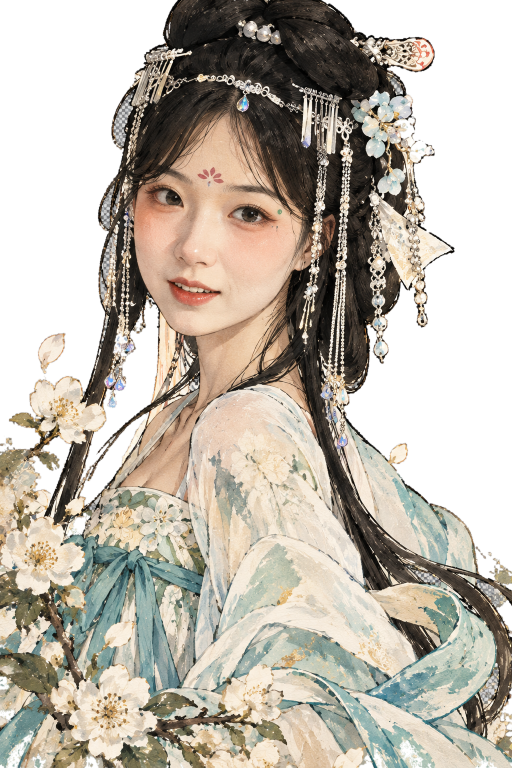
#> input picture assets/subject.png, 1024 x 1536 px (shown at 1/2 size)
$ python make_alpha.py
#> lines starting #> are read from the running program, lines starting #| are printed output that depends on the picture
"""把生成图中的棋盘背景转换为真实透明通道。"""

from collections import deque
from pathlib import Path

from PIL import Image, ImageFilter


def is_background(pixel):
    """判断像素是否属于近中性灰的棋盘背景。"""
    red, green, blue = pixel
    high = max(pixel)
    low = min(pixel)
    return 72 <= high <= 248 and high - low <= 18


def main():
    """从画布边缘泛洪，生成带柔化边缘的真实透明主体图。"""
    path = Path(__file__).resolve().parent / "assets" / "subject.png"
    image = Image.open(path).convert("RGB")
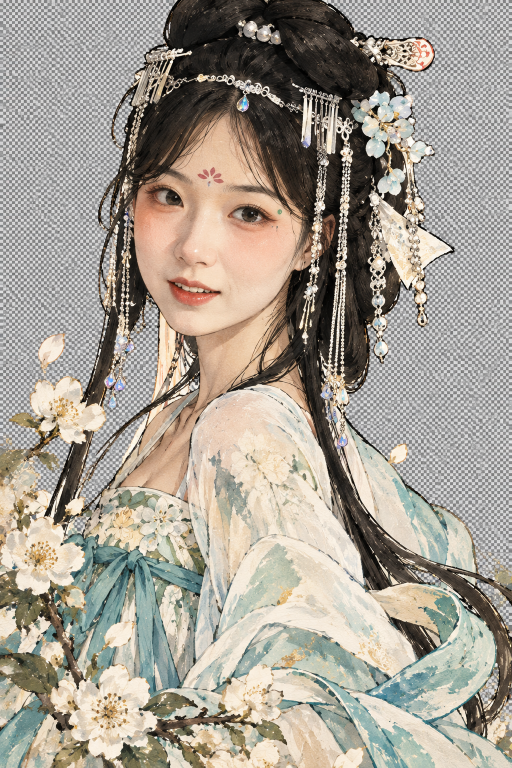
#> image: PIL image 1024x1536 RGB (shown at 1/2 size); mean R, G, B 164.9, 157.5, 146.3
    width, height = image.size
#> width = 1024; height = 1536
    pixels = image.load()
    visited = bytearray(width * height)
    queue = deque()

    def enqueue(x, y):
        index = y * width + x
        if not visited[index] and is_background(pixels[x, y]):
            visited[index] = 1
            queue.append((x, y))

    for x in range(width):
        enqueue(x, 0)
        enqueue(x, height - 1)
    for y in range(height):
        enqueue(0, y)
        enqueue(width - 1, y)
    for x, y in ((220, 220), (210, 300), (230, 330), (200, 400), (180, 500),
                 (230, 700), (260, 760), (220, 850), (120, 900), (240, 900),
                 (155, 1040), (180, 1050), (820, 250),
                 (880, 300), (930, 700), (980, 900)):
        enqueue(x, y)

    while queue:
        x, y = queue.popleft()
        if x:
            enqueue(x - 1, y)
        if x + 1 < width:
            enqueue(x + 1, y)
        if y:
            enqueue(x, y - 1)
        if y + 1 < height:
            enqueue(x, y + 1)

    alpha = Image.new("L", image.size, 255)
#> alpha: PIL image 1024x1536 L; every value is 255
    alpha_data = alpha.load()
    for y in range(height):
        row = y * width
        for x in range(width):
            if visited[row + x]:
                alpha_data[x, y] = 0

    alpha = alpha.filter(ImageFilter.GaussianBlur(0.7))
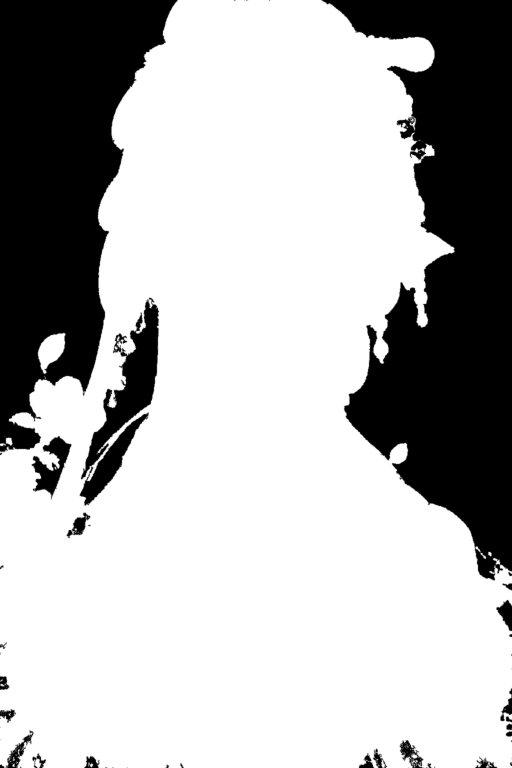
#> alpha: PIL image 1024x1536 L (shown at 1/2 size); min 0, max 255, mean 180.5
    result = image.convert("RGBA")
    result.putalpha(alpha)
#> result is the input picture: PIL image 1024x1536 RGBA; mean R, G, B, A 164.9, 157.5, 146.3, 180.5
    result.save(path)


if __name__ == "__main__":
    main()

$ run again, with assets/display-backdrop.png copied over assets/subject.png
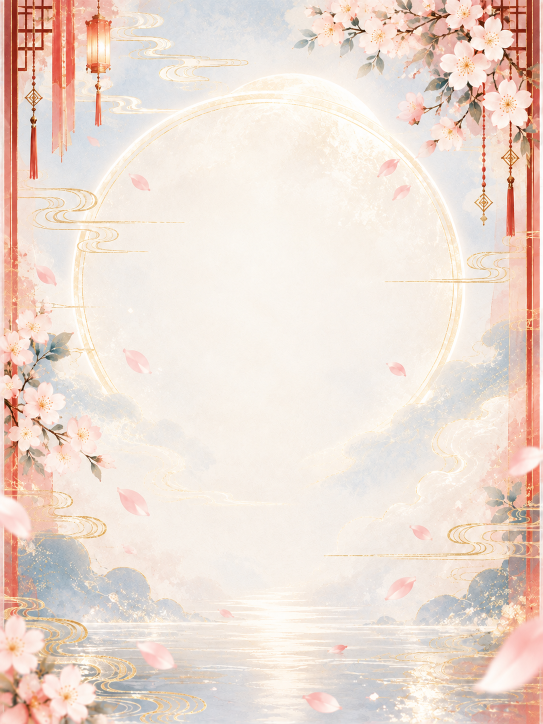
#> input picture assets/display-backdrop.png, 1086 x 1448 px (shown at 1/2 size)
#> in main, image is the input picture: PIL image 1086x1448 RGB; mean R, G, B 237.2, 221.1, 211.3
#> in main, `alpha = alpha.filter(ImageFilter.GaussianBlur(0.7))`:
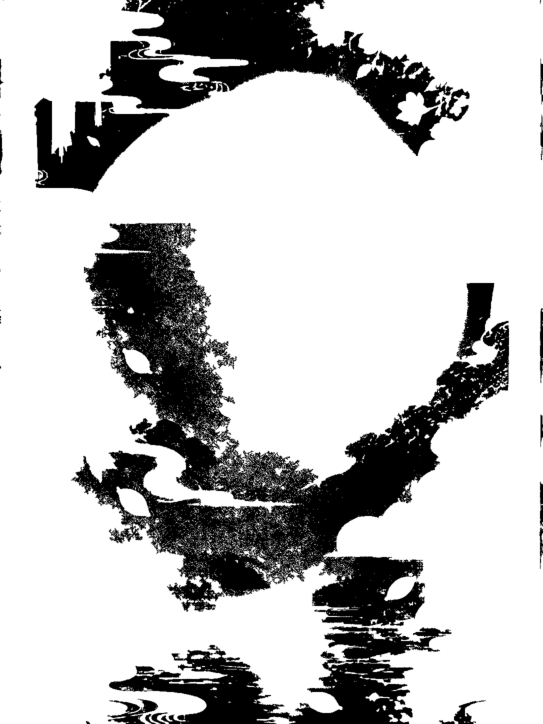
#> alpha: PIL image 1086x1448 L (shown at 1/2 size); min 0, max 255, mean 191.7
#> in main, `result.putalpha(alpha)`:
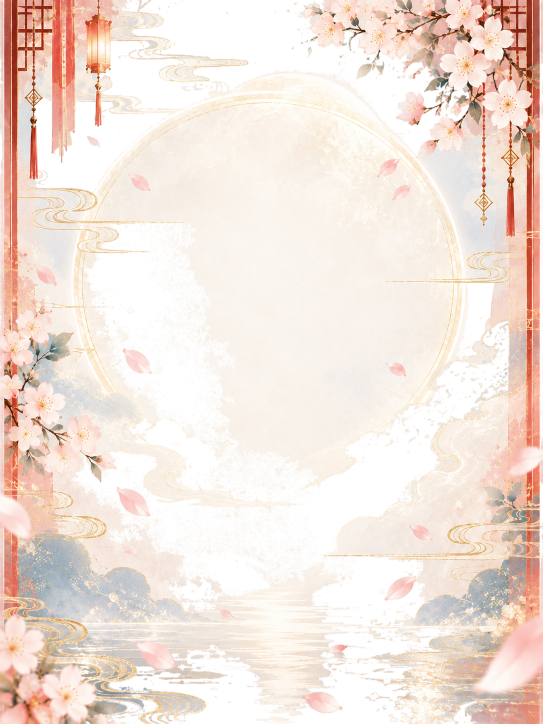
#> result: PIL image 1086x1448 RGBA (shown at 1/2 size); mean R, G, B, A 237.2, 221.1, 211.3, 191.7; transparent parts drawn white
